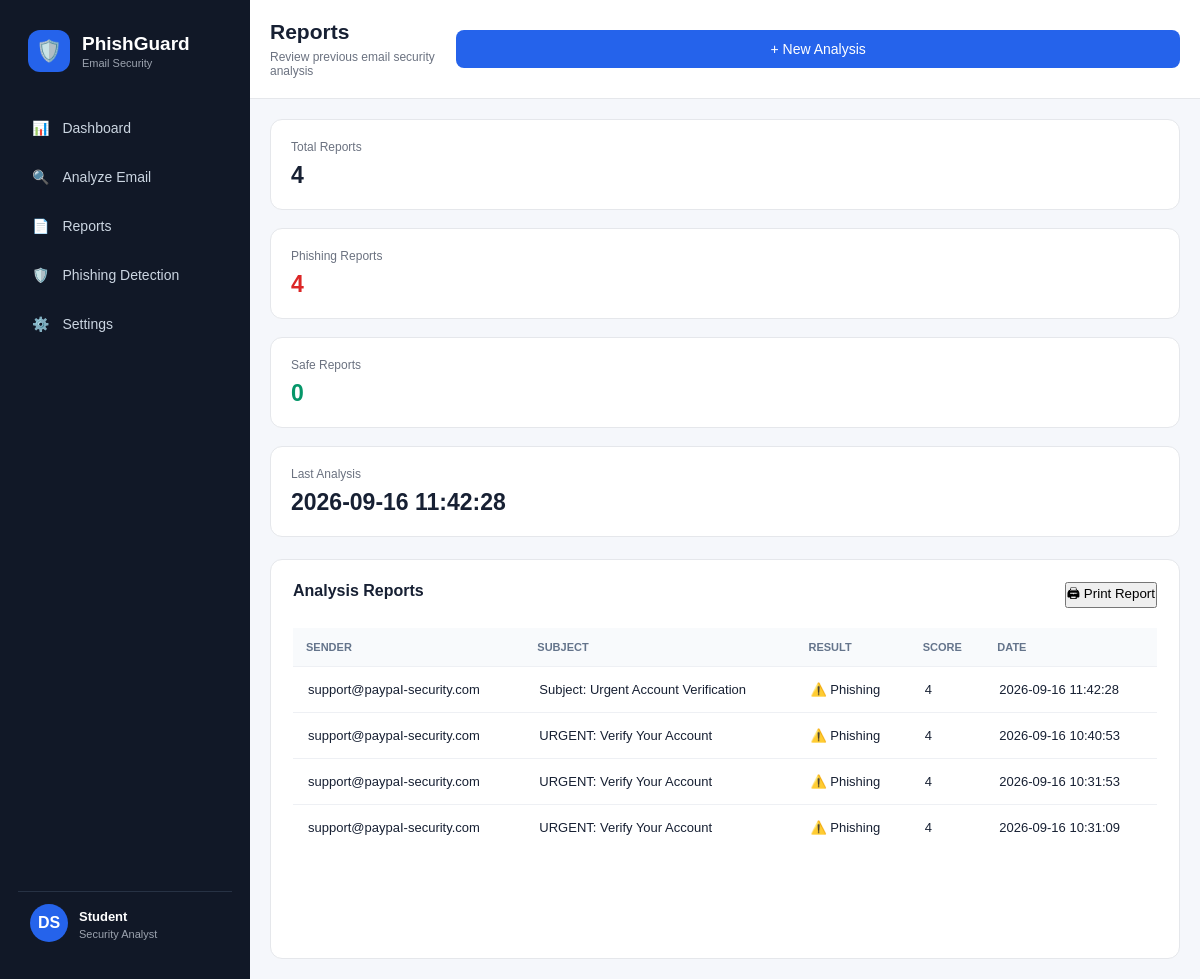
Page /reports on the committed database.
### tables this page shows
CREATE TABLE reports (
        id INTEGER PRIMARY KEY AUTOINCREMENT,
        sender TEXT,
        subject TEXT,
        result TEXT,
        score INTEGER,
        created_at TEXT
    );

### app.py (the view)
@app.route("/reports")
def reports():
    conn = get_db()
    reports = conn.execute("""
        SELECT *
        FROM reports
        ORDER BY id DESC
    """).fetchall()
    reports = [dict(r) for r in reports]
    conn.close()
    return render_template(
        "reports.html",
        reports=reports
    )

### app.py (called while the page is built)
def get_db():
    conn = sqlite3.connect(DATABASE)
    conn.row_factory = sqlite3.Row
    return conn

### templates/reports.html (shortened to what this page needs)
{% extends "base.html" %}
{% block page_title %}
Reports
{% endblock %}
{% block page_subtitle %}
Review previous email security analysis
{% endblock %}
{% block content %}
<div class="report-summary">
    <div class="report-stat">
        <span>Total Reports</span>
        <strong>{{ reports|length }}</strong>
    </div>
    <div class="report-stat">
        <span>Phishing Reports</span>
        <strong class="danger-text">
            {{ reports|selectattr('result','equalto','Phishing')|list|length }}
        </strong>
    </div>
    <div class="report-stat">
        <span>Safe Reports</span>
        <strong class="success-text">
            {{ reports|selectattr('result','equalto','Safe')|list|length }}
        </strong>
    </div>
    <div class="report-stat">
        <span>Last Analysis</span>
        <strong>
            {% if reports %}
                {{ reports[0].created_at }}
            {% else %}
                --
            {% endif %}
        </strong>
    </div>
</div>
<div class="panel reports-panel">
    <div class="panel-header">
        <div>
            <h3>Analysis Reports</h3>
        </div>
        <button onclick="printReport()">
            🖨 Print Report
        </button>
    </div>
    <div class="table-wrapper">
        {% if reports %}
        <table style="width:100%; border-collapse:collapse;">
            <thead>
                <tr>
                    <th>Sender</th>
                    <th>Subject</th>
                    <th>Result</th>
                    <th>Score</th>
                    <th>Date</th>
                </tr>
            </thead>
            <tbody>
                {% for report in reports %}
                <tr>
                    <td>{{ report.sender }}</td>
                    <td>{{ report.subject }}</td>
                    <td>
                        {% if report.result == "Phishing" %}
                            ⚠️ Phishing
                        {% else %}
                            ✅ Safe
                        {% endif %}
                    </td>
                    <td>{{ report.score }}</td>
                    <td>{{ report.created_at }}</td>
                </tr>
                {% endfor %}
            </tbody>
        </table>
        {% else %}
        <div class="empty-state">
            <h4>No reports available</h4>
            <p>Analyze an email to generate reports.</p>
        </div>
        {% endif %}
    </div>
</div>
{% endblock %}

### templates/base.html (shortened to what this page needs)
<!DOCTYPE html>
<html lang="en">
<head>
    <link rel="stylesheet"
          href="{{ url_for('static', filename='css/style.css') }}">
</head>
<body>
    <div class="app-container">
        <aside class="sidebar">
            <div class="logo">
                <div class="logo-icon">🛡️</div>
                <div>
                    <h2>PhishGuard</h2>
                    <span>Email Security</span>
                </div>
            </div>
            <nav>
                <a href="/" class="nav-item">
                    <span>📊</span>
                    Dashboard
                </a>
                <a href="/analyze" class="nav-item">
                    <span>🔍</span>
                    Analyze Email
                </a>
                <a href="/reports" class="nav-item">
                    <span>📄</span>
                    Reports
                </a>
                <a href="/about" class="nav-item">
                    <span>🛡️</span>
                    Phishing Detection
                </a>
                <a href="/settings" class="nav-item">
                    <span>⚙️</span>
                    Settings
                </a>
            </nav>
            <div class="sidebar-bottom">
                <a href="/profile" class="profile-card">
                    <div class="avatar">DS</div>
                    <div>
                        <strong>Student</strong>
                        <small>Security Analyst</small>
                    </div>
                </a>
            </div>
        </aside>
        <main class="main-content">
            <header class="topbar">
                <div>
                    <h1>{% block page_title %}Dashboard{% endblock %}</h1>
                    <p>{% block page_subtitle %}Monitor your email security{% endblock %}</p>
                </div>
                <a href="/analyze" class="scan-button">
                    + New Analysis
                </a>
            </header>
            <section class="content">
                {% block content %}
                {% endblock %}
            </section>
        </main>
    </div>
</body>
</html>

### static/css/style.css (style rules this page uses)
* { margin: 0; padding: 0; box-sizing: border-box; }
body { font-family: Arial, Helvetica, sans-serif; background: #f5f7fb; color: #172033; }
a { text-decoration: none; color: inherit; }
button, input, select, textarea { font-family: inherit; }
button { cursor: pointer; }
.app-container { display: flex; min-height: 100vh; }
.sidebar { width: 250px; min-height: 100vh; background: #111827; color: white; padding: 25px 18px; display: flex; flex-direction: column; flex-shrink: 0; }
.logo { display: flex; align-items: center; gap: 12px; padding: 5px 10px 35px; }
.logo-icon { width: 42px; height: 42px; border-radius: 12px; background: #2563eb; display: flex; align-items: center; justify-content: center; font-size: 21px; }
.logo h2 { font-size: 19px; }
.logo span { display: block; color: #9ca3af; font-size: 11px; margin-top: 2px; }
nav { display: flex; flex-direction: column; gap: 7px; }
.nav-item { display: flex; align-items: center; gap: 13px; padding: 13px 14px; border-radius: 9px; color: #cbd5e1; font-size: 14px; transition: 0.2s; }
.sidebar-bottom { margin-top: auto; }
.profile-card { display: flex; align-items: center; gap: 11px; padding: 12px; border-top: 1px solid #273244; }
.avatar { width: 38px; height: 38px; border-radius: 50%; background: #2563eb; color: white; display: flex; align-items: center; justify-content: center; font-weight: bold; flex-shrink: 0; }
.profile-card strong { font-size: 13px; }
.profile-card small { display: block; color: #9ca3af; margin-top: 3px; font-size: 11px; }
.main-content { flex: 1; min-width: 0; }
.topbar { background: white; padding: 25px 35px; border-bottom: 1px solid #e5e7eb; display: flex; justify-content: space-between; align-items: center; gap: 20px; }
.topbar h1 { font-size: 25px; }
.topbar p { color: #6b7280; margin-top: 6px; font-size: 14px; }
.content { padding: 30px 35px; }
.scan-button, .primary-button { background: #2563eb; color: white; padding: 11px 18px; border-radius: 8px; font-size: 14px; display: inline-block; border: none; }
.panel { background: white; border: 1px solid #e5e7eb; border-radius: 12px; padding: 22px; min-height: 300px; }
.panel-header { display: flex; justify-content: space-between; gap: 15px; margin-bottom: 20px; }
.panel-header h3 { font-size: 16px; }
.report-summary { display: grid; grid-template-columns: repeat(4, 1fr); gap: 18px; margin-bottom: 22px; }
.report-stat { background: white; border: 1px solid #e5e7eb; border-radius: 12px; padding: 20px; }
.report-stat span { display: block; color: #6b7280; font-size: 12px; margin-bottom: 8px; }
.report-stat strong { font-size: 23px; }
.danger-text { color: #dc2626; }
.success-text { color: #059669; }
.reports-panel { min-height: 400px; }
.table-wrapper { overflow-x: auto; }
table { width: 100%; border-collapse: collapse; }
th { text-align: left; padding: 13px; background: #f8fafc; color: #64748b; font-size: 11px; text-transform: uppercase; }
td { border-top: 1px solid #eef0f4; padding: 15px; font-size: 13px; }
@media (max-width: 1200px) { .stats-grid, .settings-stats-grid, .report-summary { grid-template-columns: repeat(2, 1fr); } }
.content { padding: 20px; }
.topbar { padding: 20px; }
.topbar h1 { font-size: 21px; }
.topbar p { font-size: 12px; }
.settings-stats-grid, .report-summary, .stats-grid { grid-template-columns: 1fr 1fr; }
.topbar .scan-button, .topbar .primary-button { width: 100%; text-align: center; }
.settings-stats-grid, .report-summary, .stats-grid, .analyst-stats { grid-template-columns: 1fr; }

### rows in the picture
reports: created_at "2026-09-16 11:42:28", sender "support@paypaI-security.com", subject "Subject: Urgent Account Verification", result "⚠️ Phishing", score "4"
reports: sender "support@paypaI-security.com", subject "URGENT: Verify Your Account", result "⚠️ Phishing", score "4", created_at "2026-09-16 10:40:53"
reports: sender "support@paypaI-security.com", subject "URGENT: Verify Your Account", result "⚠️ Phishing", score "4", created_at "2026-09-16 10:31:53"
reports: sender "support@paypaI-security.com", subject "URGENT: Verify Your Account", result "⚠️ Phishing", score "4", created_at "2026-09-16 10:31:09"

### other values in the picture
{{ reports|length }} "4"
{{ reports|selectattr('result','equalto','Phishing')|list|length }} "4"
{{ reports|selectattr('result','equalto','Safe')|list|length }} "0"
